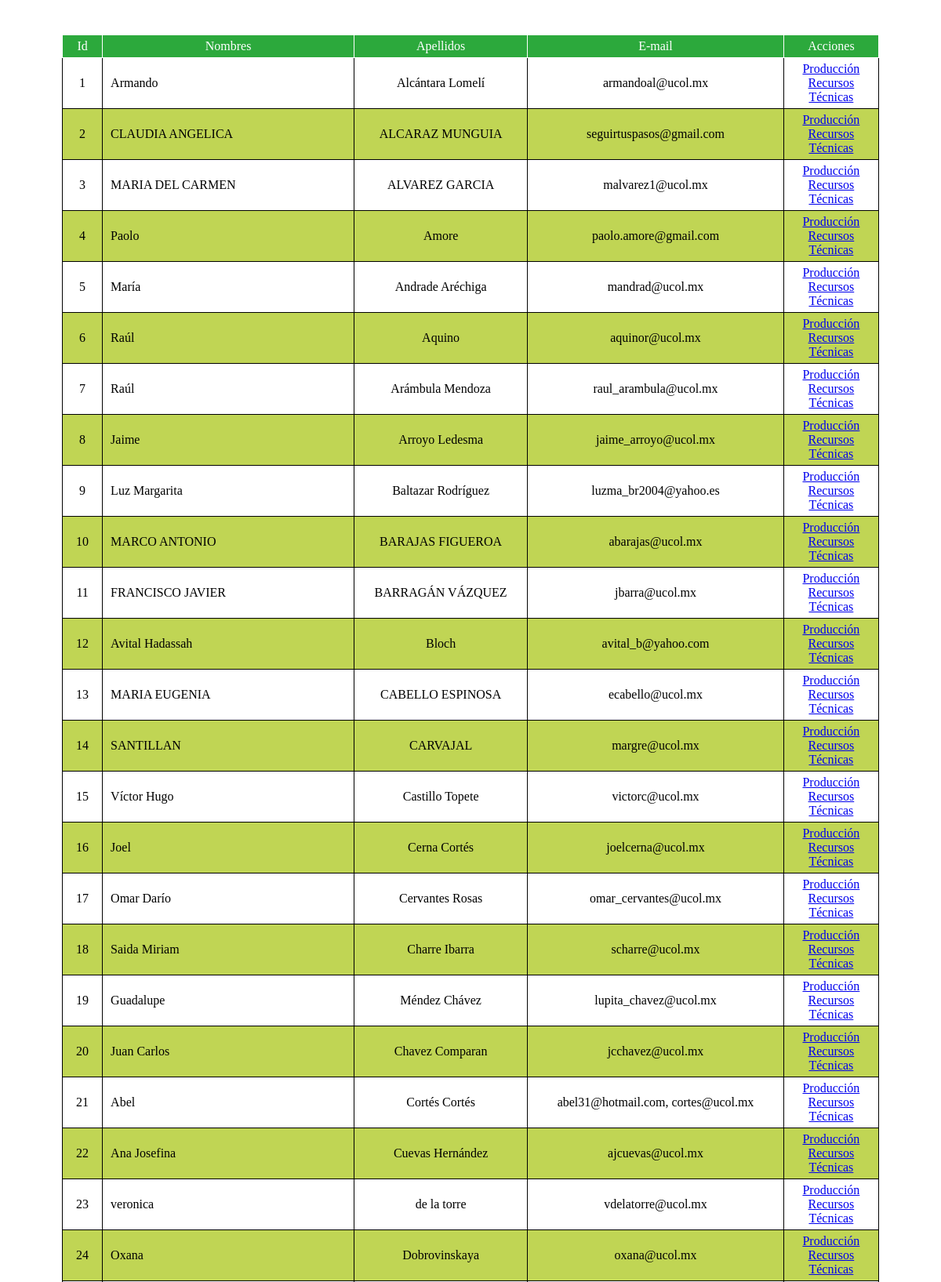
The page /sourcecode/admin/admin_formalizar.php (upper part) on the database its author committed.
### tables this page shows
CREATE TABLE IF NOT EXISTS `ptcs` (
  `id` int(11) NOT NULL AUTO_INCREMENT,
  `fecha_captura` varchar(30) DEFAULT NULL,
  `num_trabajador` int(8) DEFAULT NULL,
  `grado` varchar(12) DEFAULT NULL,
  `nombres` text,
  `apellidos` text,
  `genero` varchar(10) DEFAULT NULL,
  `mail` text,
  `tel_ext` text,
  `dependencia` text,
  `nivelsni` varchar(15) DEFAULT NULL,
  `ingresosni` text,
  `vigenciasni` text,
  `produccion_cient` text,
  `area` text,
  `cuerpo_acad` text,
  `lgac` text,
  `webpage` text,
  `rec_tec` text,
  `tec_exp` text,
  `proyectos_actuales` text,
  `grado_ano` text,
  `grado_instit` text,
  `nombramiento` text,
  `nombram_otro` varchar(50) DEFAULT NULL,
  `promep` varchar(10) DEFAULT NULL,
  `ingresoprom` text,
  `vigenciaprom` text,
  `foto` text,
  `vigente` int(1) DEFAULT NULL,
  PRIMARY KEY (`id`)
);

### sourcecode/admin/admin_formalizar.php (the view, shortened to what this page needs)
<!DOCTYPE html PUBLIC "-//W3C//DTD XHTML 1.0 Transitional//EN" "http://www.w3.org/TR/xhtml1/DTD/xhtml1-transitional.dtd">
<html xmlns="http://www.w3.org/1999/xhtml">
<head>
</head>
<body>
<br />
<br />
<table id="admin_noticias">
	<tr id="titular">
		<td class="td_id">Id</td>
		<td class="td_descripcion">Nombres</td>
		<td class="td_link">Apellidos</td>
		<td class="td_fecha">E-mail</td>
		<td class="td_acciones">Acciones</td>
	</tr>
<?
$consulta = mysql_query("SELECT id,nombres,apellidos,mail FROM ptcs ORDER BY id ASC");
	  while($registros = mysql_fetch_array($consulta))
	  	{
			$id = $registros['id'];
			$nombres = $registros['nombres'];
			$apellidos = $registros['apellidos'];
			$mail = $registros['mail'];
 ?>
	<tr>
		<td><? echo $id; ?></td>
		<td class="td_descripcionjust"><? echo $nombres; ?></td>
		<td><? echo $apellidos; ?></td>
		<td><? echo $mail; ?></td>
		<td> <a href="form_text_big.php?id=<?=$id ?>"> Producción </a> <br /> <a href="form_rec_tec.php?id=<?=$id ?>"> Recursos </a> <br /> <a href="form_tec_exp.php?id=<?=$id ?>"> Técnicas </a> </td>
	</tr>
	<?
	  } ?>
</table>
</body>
</html>

### sourcecode/admin/admin_formalizar.php (style rules this page uses)
body { text-align:center; }
table#admin_noticias { border-collapse:collapse; border: 1px solid; text-align:center; margin:0 auto; }
td { border: 1px solid; padding: 5px 10px; }
tr#titular { background:#2CA93C; color:#FFFFFF; }
.td_id { width: 30px; }
.td_descripcion { width:300px; }
.td_descripcionjust { text-align:justify; }
.td_link { width: 200px; }
.td_fecha { width: 100px; }
.td_acciones { width: 100px; }
tr:nth-child(odd) { background: #C0D554; }
tr:nth-child(even) { background: #FFFFFF; }

### rows shown on the page
ptcs: id "1", nombres "Armando", apellidos "Alcántara Lomelí", mail "armandoal@ucol.mx"
ptcs: id "2", nombres "CLAUDIA ANGELICA", apellidos "ALCARAZ MUNGUIA", mail "seguirtuspasos@gmail.com"
ptcs: id "3", nombres "MARIA DEL CARMEN", apellidos "ALVAREZ GARCIA", mail "malvarez1@ucol.mx"
ptcs: id "4", nombres "Paolo", apellidos "Amore", mail "paolo.amore@gmail.com"
ptcs: id "5", nombres "María", apellidos "Andrade Aréchiga", mail "mandrad@ucol.mx"
ptcs: id "6", nombres "Raúl", apellidos "Aquino", mail "aquinor@ucol.mx"
ptcs: id "7", nombres "Raúl", apellidos "Arámbula Mendoza", mail "raul_arambula@ucol.mx"
ptcs: id "8", nombres "Jaime", apellidos "Arroyo Ledesma", mail "jaime_arroyo@ucol.mx"
ptcs: id "9", nombres "Luz Margarita", apellidos "Baltazar Rodríguez", mail "luzma_br2004@yahoo.es"
ptcs: id "10", nombres "MARCO ANTONIO", apellidos "BARAJAS FIGUEROA", mail "abarajas@ucol.mx"
ptcs: id "11", nombres "FRANCISCO JAVIER", apellidos "BARRAGÁN VÁZQUEZ", mail "jbarra@ucol.mx"
ptcs: id "12", nombres "Avital Hadassah", apellidos "Bloch", mail "avital_b@yahoo.com"
ptcs: id "13", nombres "MARIA EUGENIA", apellidos "CABELLO ESPINOSA", mail "ecabello@ucol.mx"
ptcs: id "14", nombres "SANTILLAN", apellidos "CARVAJAL", mail "margre@ucol.mx"
ptcs: id "15", nombres "Víctor Hugo", apellidos "Castillo Topete", mail "victorc@ucol.mx"
ptcs: id "16", nombres "Joel", apellidos "Cerna Cortés", mail "joelcerna@ucol.mx"
ptcs: id "17", nombres "Omar Darío", apellidos "Cervantes Rosas", mail "omar_cervantes@ucol.mx"
ptcs: id "18", nombres "Saida Miriam", apellidos "Charre Ibarra", mail "scharre@ucol.mx"
ptcs: id "19", nombres "Guadalupe", apellidos "Méndez Chávez", mail "lupita_chavez@ucol.mx"
ptcs: id "20", nombres "Juan Carlos", apellidos "Chavez Comparan", mail "jcchavez@ucol.mx"
ptcs: id "21", nombres "Abel", apellidos "Cortés Cortés", mail "abel31@hotmail.com, cortes@ucol.mx"
ptcs: id "22", nombres "Ana Josefina", apellidos "Cuevas Hernández", mail "ajcuevas@ucol.mx"
ptcs: id "23", nombres "veronica", apellidos "de la torre", mail "vdelatorre@ucol.mx"
ptcs: id "24", nombres "Oxana", apellidos "Dobrovinskaya", mail "oxana@ucol.mx"
